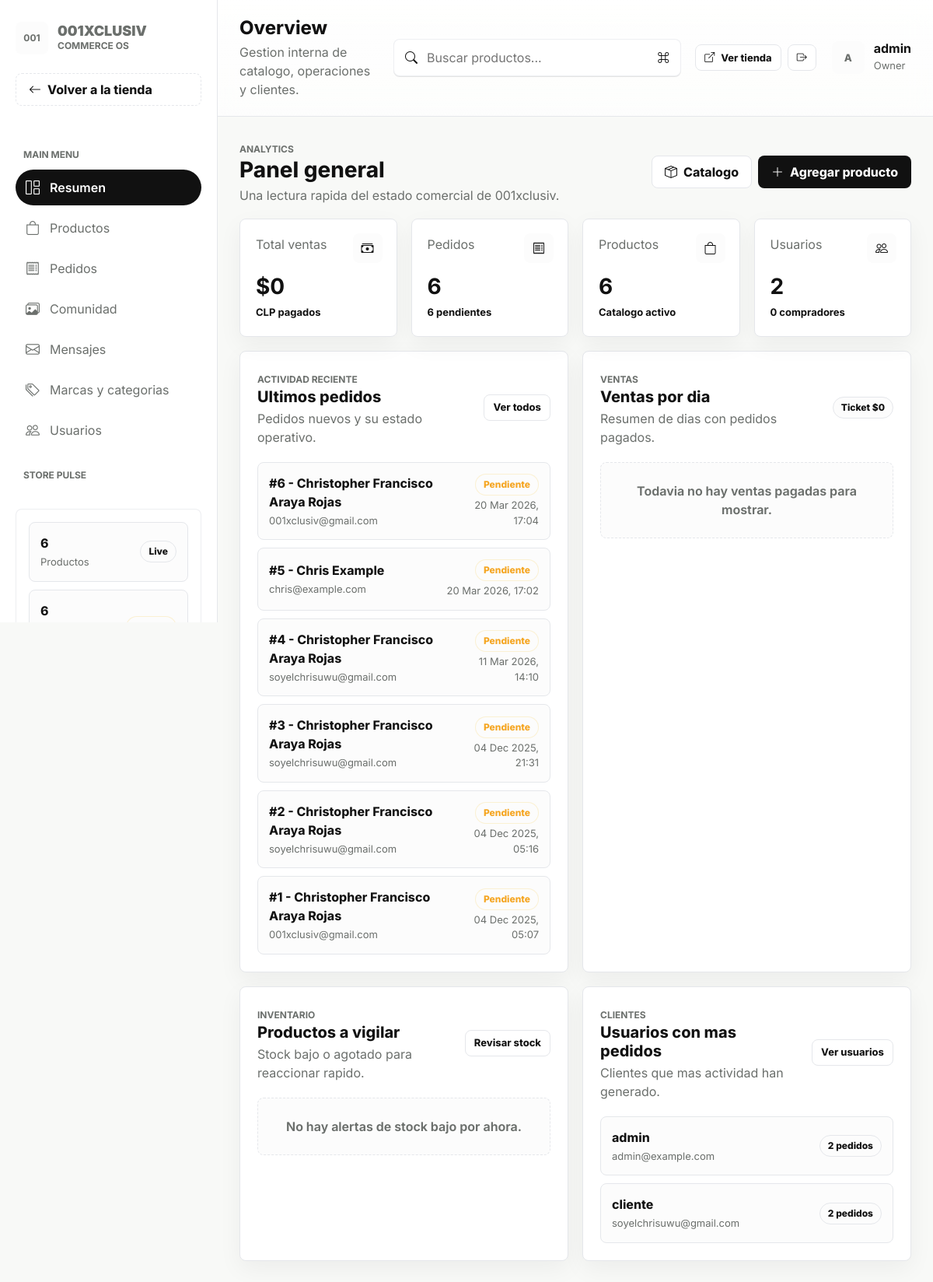
Screenshot of /accounts/backoffice/ (signed in) with the database file from the repository.
### apps/orders/models.py (models this page shows, shortened)
class Order(models.Model):
    STATUS_CHOICES = (
        ("pending", "Pendiente"),
        ("paid", "Pagado"),
        ("cancelled", "Cancelado"),
    )
    PAYMENT_STATUS_CHOICES = (
        ("pending", "Pendiente"),
        ("paid", "Pagado"),
        ("cancelled", "Cancelado"),
        ("failed", "Fallido"),
    )
    user = models.ForeignKey(
        settings.AUTH_USER_MODEL,
        on_delete=models.SET_NULL,
        related_name="orders",
        null=True,
        blank=True,
    )
    full_name = models.CharField("Nombre completo", max_length=100)
    email = models.EmailField("Email")
    address = models.CharField("Dirección", max_length=250)
    city = models.CharField("Ciudad", max_length=100)
    postal_code = models.CharField("Código Postal", max_length=20)
    total_amount = models.DecimalField("Total", max_digits=12, decimal_places=2, default=0)
    created_at = models.DateTimeField(auto_now_add=True)
    updated_at = models.DateTimeField(auto_now=True)
    status = models.CharField(max_length=20, choices=STATUS_CHOICES, default="pending")
    payment_id = models.CharField("Payment ID", max_length=120, blank=True)
    payment_token = models.CharField("Payment Token", max_length=255, blank=True, db_index=True)
    payment_status = models.CharField(
        "Estado de pago",
        max_length=20,
        choices=PAYMENT_STATUS_CHOICES,
        default="pending",
    )
    is_paid = models.BooleanField(default=False)
    order_created_email_sent = models.BooleanField(default=False)
    payment_confirmed_email_sent = models.BooleanField(default=False)
    order_cancelled_email_sent = models.BooleanField(default=False)
    admin_new_order_email_sent = models.BooleanField(default=False)
    class Meta:
        ordering = ("-created_at",)
        verbose_name = "Orden"
        verbose_name_plural = "Ordenes"

### apps/accounts/views.py (the view)
# urls.py: path('backoffice/', views.BackofficeDashboardView.as_view(), name='backoffice_dashboard'),
class BackofficeDashboardView(StaffRequiredMixin, View):
    def get(self, request):
        low_stock_products = (
            Product.objects.select_related("brand")
            .prefetch_related("images")
            .annotate(total_stock=Coalesce(Sum("variants__stock"), Value(0), output_field=IntegerField()))
            .filter(is_active=True, total_stock__lte=5)
            .order_by("total_stock", "name")[:6]
        )
        recent_orders = Order.objects.select_related("user").prefetch_related("items")[:6]
        paid_orders = Order.objects.filter(status="paid")
        sales_by_day = list(
            paid_orders.annotate(day=TruncDate("created_at"))
            .values("day")
            .annotate(total=Coalesce(Sum("total_amount"), Value(0), output_field=DecimalField()))
            .order_by("-day")[:7]
        )
        top_customers = (
            User.objects.annotate(order_count=Count("orders"))
            .filter(order_count__gt=0)
            .order_by("-order_count", "username")[:6]
        )
        context = {
            **build_backoffice_context("dashboard"),
            "stats": {
                "total_sales": paid_orders.aggregate(total=Coalesce(Sum("total_amount"), Value(0), output_field=DecimalField()))["total"],
                "order_count": Order.objects.count(),
                "pending_orders": Order.objects.filter(status="pending").count(),
                "paid_orders": paid_orders.count(),
                "average_ticket": paid_orders.aggregate(avg=Coalesce(Avg("total_amount"), Value(0), output_field=DecimalField()))["avg"],
                "unique_customers": paid_orders.values("user").exclude(user=None).distinct().count(),
            },
            "recent_orders": recent_orders,
            "low_stock_products": low_stock_products,
            "top_customers": top_customers,
            "sales_by_day": sales_by_day,
        }
        return render(request, "accounts/backoffice_dashboard.html", context)

### templates/accounts/backoffice_dashboard.html (shortened to what this page needs)
{% extends "accounts/backoffice_base.html" %}
{% block backoffice_content %}
<section class="bo-section">
    <div class="bo-page-bar">
        <div class="bo-page-heading">
            <span class="bo-kicker">Analytics</span>
            <h1>Panel general</h1>
            <p>Una lectura rapida del estado comercial de 001xclusiv.</p>
        </div>
        <div class="bo-action-row">
            <a href="{% url 'accounts:backoffice_products' %}" class="bo-button bo-button--secondary">
                <i class="bi bi-box-seam"></i>
                Catalogo
            </a>
            <a href="{% url 'accounts:backoffice_product_create' %}" class="bo-button bo-button--primary">
                <i class="bi bi-plus-lg"></i>
                Agregar producto
            </a>
        </div>
    </div>
    <div class="bo-grid bo-grid--stats">
        <article class="bo-stat">
            <span>Total ventas</span>
            <i class="bi bi-cash-stack"></i>
            <strong>${{ stats.total_sales|floatformat:0 }}</strong>
            <em>CLP pagados</em>
        </article>
        <article class="bo-stat">
            <span>Pedidos</span>
            <i class="bi bi-receipt"></i>
            <strong>{{ stats.order_count }}</strong>
            <em>{{ stats.pending_orders }} pendientes</em>
        </article>
        <article class="bo-stat">
            <span>Productos</span>
            <i class="bi bi-bag"></i>
            <strong>{{ backoffice_metrics.products }}</strong>
            <em>Catalogo activo</em>
        </article>
        <article class="bo-stat">
            <span>Usuarios</span>
            <i class="bi bi-people"></i>
            <strong>{{ backoffice_metrics.users }}</strong>
            <em>{{ stats.unique_customers }} compradores</em>
        </article>
    </div>
    <div class="bo-grid bo-grid--split">
        <article class="bo-card">
            <div class="bo-card__header">
                <div>
                    <span class="bo-kicker">Actividad reciente</span>
                    <h2>Ultimos pedidos</h2>
                    <p>Pedidos nuevos y su estado operativo.</p>
                </div>
                <a href="{% url 'accounts:backoffice_orders' %}" class="bo-button bo-button--secondary bo-button--sm">
                    Ver todos
                </a>
            </div>
            <div class="bo-list">
                {% for order in recent_orders %}
                <a href="{% url 'accounts:backoffice_order_detail' order.id %}" class="bo-list-row">
                    <div>
                        <strong>#{{ order.id }} - {{ order.full_name }}</strong>
                        <p>{{ order.email }}</p>
                    </div>
                    <div class="text-end">
                        <span class="bo-badge {% if order.status == 'pending' %}bo-badge--warning{% elif order.status == 'cancelled' %}bo-badge--danger{% endif %}">
                            {{ order.get_status_display }}
                        </span>
                        <p>{{ order.created_at|date:"d M Y, H:i" }}</p>
                    </div>
                </a>
                {% empty %}
                <div class="bo-empty">Aun no hay pedidos registrados.</div>
                {% endfor %}
            </div>
        </article>
        <article class="bo-card">
            <div class="bo-card__header">
                <div>
                    <span class="bo-kicker">Ventas</span>
                    <h2>Ventas por dia</h2>
                    <p>Resumen de dias con pedidos pagados.</p>
                </div>
                <span class="bo-badge">Ticket ${{ stats.average_ticket|floatformat:0 }}</span>
            </div>
            <div class="bo-list">
                {% for day in sales_by_day %}
                <div class="bo-list-row">
                    <div>
                        <strong>{{ day.day|date:"d M Y" }}</strong>
                        <p>Ventas confirmadas</p>
                    </div>
                    <span class="bo-badge">${{ day.total|floatformat:0 }} CLP</span>
                </div>
                {% empty %}
                <div class="bo-empty">Todavia no hay ventas pagadas para mostrar.</div>
                {% endfor %}
            </div>
        </article>
    </div>
    <div class="bo-grid bo-grid--split">
        <article class="bo-card">
            <div class="bo-card__header">
                <div>
                    <span class="bo-kicker">Inventario</span>
                    <h2>Productos a vigilar</h2>
                    <p>Stock bajo o agotado para reaccionar rapido.</p>
                </div>
                <a href="{% url 'accounts:backoffice_products' %}?filter=low_stock" class="bo-button bo-button--secondary bo-button--sm">
                    Revisar stock
                </a>
            </div>
            <div class="bo-list">
                {% for product in low_stock_products %}
                <a href="{% url 'accounts:backoffice_product_edit' product.id %}" class="bo-list-row">
                    <div>
                        <strong>{{ product.name }}</strong>
                        <p>{% if product.brand %}{{ product.brand.name }}{% else %}Sin marca{% endif %}</p>
                    </div>
                    <span class="bo-badge {% if product.total_stock == 0 %}bo-badge--danger{% else %}bo-badge--warning{% endif %}">
                        {{ product.total_stock }} en stock
                    </span>
                </a>
                {% empty %}
                <div class="bo-empty">No hay alertas de stock bajo por ahora.</div>
                {% endfor %}
            </div>
        </article>
        <article class="bo-card">
            <div class="bo-card__header">
                <div>
                    <span class="bo-kicker">Clientes</span>
                    <h2>Usuarios con mas pedidos</h2>
                    <p>Clientes que mas actividad han generado.</p>
                </div>
                <a href="{% url 'accounts:backoffice_users' %}" class="bo-button bo-button--secondary bo-button--sm">
                    Ver usuarios
                </a>
            </div>
            <div class="bo-list">
                {% for customer in top_customers %}
                <div class="bo-list-row">
                    <div>
                        <strong>{{ customer.username }}</strong>
                        <p>{{ customer.email|default:"Sin email" }}</p>
                    </div>
                    <span class="bo-badge">{{ customer.order_count }} pedidos</span>
                </div>
                {% empty %}
                <div class="bo-empty">Todavia no hay usuarios con pedidos.</div>
                {% endfor %}
            </div>
        </article>
    </div>
</section>
{% endblock %}

### templates/accounts/backoffice_base.html (shortened to what this page needs)
{% extends "base.html" %}
{% block content %}
<section class="bo-app">
    <div class="bo-layout">
        <aside class="bo-sidebar" aria-label="Backoffice navigation">
            <a href="{% url 'accounts:backoffice_dashboard' %}" class="bo-brand">
                <span class="bo-brand__mark">001</span>
                <span>
                    <strong>001xclusiv</strong>
                    <span>Commerce OS</span>
                </span>
            </a>
            <a href="{% url 'core:home' %}" class="bo-button bo-button--secondary" style="width: 100%; margin-bottom: 28px; justify-content: flex-start; border-style: dashed;">
                <i class="bi bi-arrow-left"></i>
                <span>Volver a la tienda</span>
            </a>
            <span class="bo-nav-kicker">Main menu</span>
            <nav class="bo-nav">
                {% for item in backoffice_nav %}
                <a href="{% url item.url_name %}" class="bo-nav-link {% if backoffice_section == item.key %}is-active{% endif %}">
                    <i class="bi {{ item.icon }}"></i>
                    <span>{{ item.label }}</span>
                </a>
                {% endfor %}
            </nav>
            <span class="bo-nav-kicker">Store pulse</span>
            <div class="bo-sidebar__footer">
                <div class="bo-list">
                    <div class="bo-list-row">
                        <div>
                            <strong>{{ backoffice_metrics.products }}</strong>
                            <p>Productos</p>
                        </div>
                        <span class="bo-badge">Live</span>
                    </div>
                    <div class="bo-list-row">
                        <div>
                            <strong>{{ backoffice_metrics.pending_orders }}</strong>
                        </div>
                        <span class="bo-badge bo-badge--warning">Review</span>
                    </div>
                </div>
            </div>
        </aside>
        <div class="bo-workspace">
            <header class="bo-header">
                <div class="bo-title">
                    <h1>
                        {% if backoffice_section == "dashboard" %}Overview{% elif backoffice_section == "products" %}Productos{% elif backoffice_section == "orders" %}Pedidos{% elif backoffice_section == "community" %}Comunidad{% elif backoffice_section == "messages" %}Mensajes{% elif backoffice_section == "taxonomy" %}Marcas y categorias{% elif backoffice_section == "users" %}Usuarios{% else %}Backoffice{% endif %}
                    </h1>
                    <p>Gestion interna de catalogo, operaciones y clientes.</p>
                </div>
                <form action="{% url 'accounts:backoffice_products' %}" method="get" class="bo-search">
                    <i class="bi bi-search"></i>
                    <input type="search" name="q" placeholder="Buscar productos..." value="{{ query|default:'' }}">
                    <i class="bi bi-command"></i>
                </form>
                <div class="bo-header-right">
                    <div style="display: flex; gap: 8px;">
                        <a href="{% url 'core:home' %}" class="bo-button bo-button--secondary bo-button--sm" title="Ver tienda">
                            <i class="bi bi-box-arrow-up-right"></i> <span class="hide-mobile">Ver tienda</span>
                        </a>
                        <form method="post" action="{% url 'accounts:logout' %}" style="margin:0;">
                            <button type="submit" class="bo-button bo-button--secondary bo-button--sm" title="Cerrar sesión">
                                <i class="bi bi-box-arrow-right"></i>
                            </button>
                        </form>
                    </div>
                    <div class="bo-user">
                        <span class="bo-user__avatar">{{ user.username|first|upper }}</span>
                        <div class="hide-mobile">
                            <strong>{{ user.username }}</strong>
                            <span>{% if user.is_superuser %}Owner{% elif user.is_staff %}Staff{% else %}Usuario{% endif %}</span>
                        </div>
                    </div>
                </div>
            </header>
            <div class="bo-content">
                {% block backoffice_content %}{% endblock %}
            </div>
        </div>
    </div>
</section>
{% endblock %}

### rows the page displays
Order: id "6", full_name "Christopher Francisco Araya Rojas", email "001xclusiv@gmail.com", status "Pendiente", created_at "20 Mar 2026, 17:04"
Order: id "5", full_name "Chris Example", email "chris@example.com", status "Pendiente", created_at "20 Mar 2026, 17:02"
Order: id "4", full_name "Christopher Francisco Araya Rojas", email "soyelchrisuwu@gmail.com", status "Pendiente", created_at "11 Mar 2026, 14:10"
Order: id "3", full_name "Christopher Francisco Araya Rojas", email "soyelchrisuwu@gmail.com", status "Pendiente", created_at "04 Dec 2025, 21:31"
Order: id "2", full_name "Christopher Francisco Araya Rojas", email "soyelchrisuwu@gmail.com", status "Pendiente", created_at "04 Dec 2025, 05:16"
Order: id "1", full_name "Christopher Francisco Araya Rojas", email "001xclusiv@gmail.com", status "Pendiente", created_at "04 Dec 2025, 05:07"

### other values shown
{{ item.label }} "Resumen" "Productos" "Pedidos" "Comunidad" "Mensajes" "Marcas y categorias" "Usuarios"
{{ backoffice_metrics.products }} "6"
{{ backoffice_metrics.pending_orders }} "6"
{{ user.username|first|upper }} "A"
{{ user.username }} "admin"
{{ stats.total_sales|floatformat:0 }} "0"
{{ stats.order_count }} "6"
{{ stats.pending_orders }} "6"
{{ backoffice_metrics.users }} "2"
{{ stats.unique_customers }} "0"
{{ stats.average_ticket|floatformat:0 }} "0"
{{ customer.username }} "admin"
{{ customer.email|default:"Sin email" }} "admin@example.com"
{{ customer.order_count }} "2"
{{ customer.username }} "cliente"
